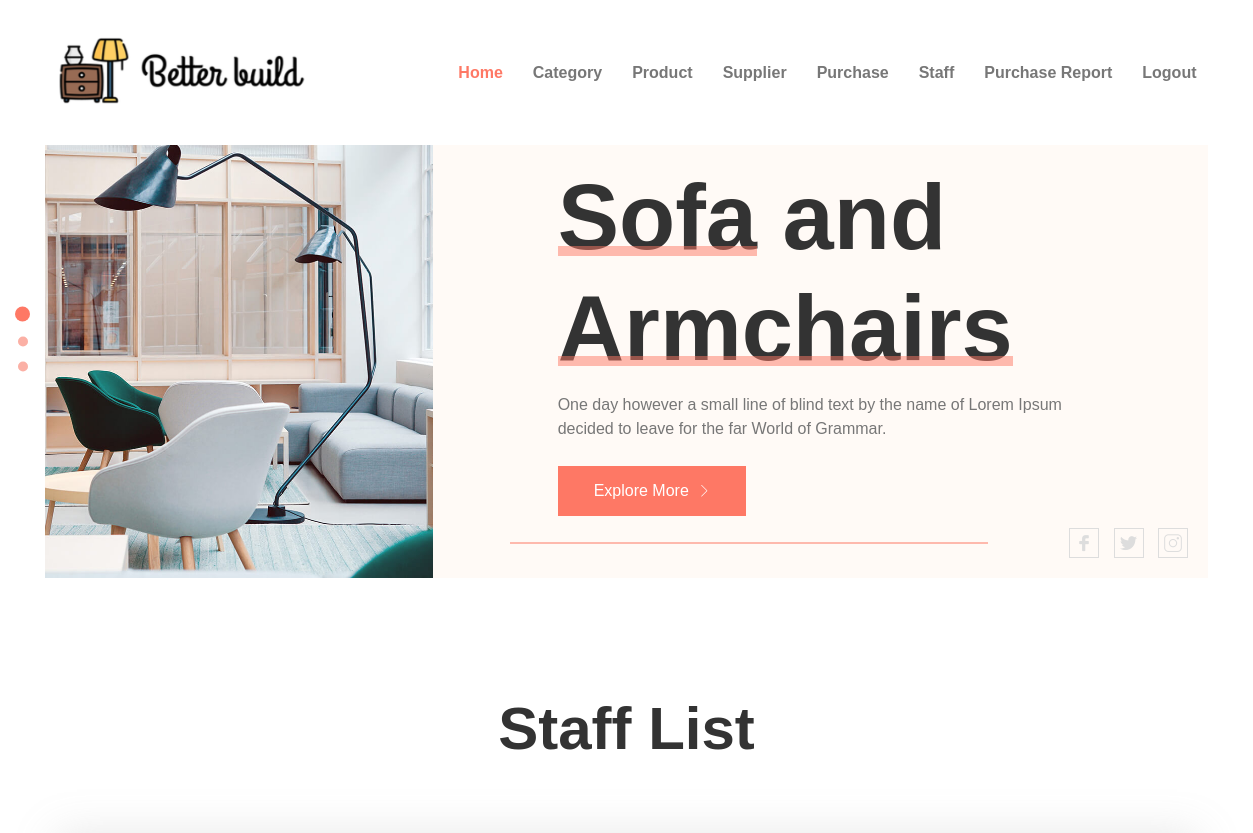
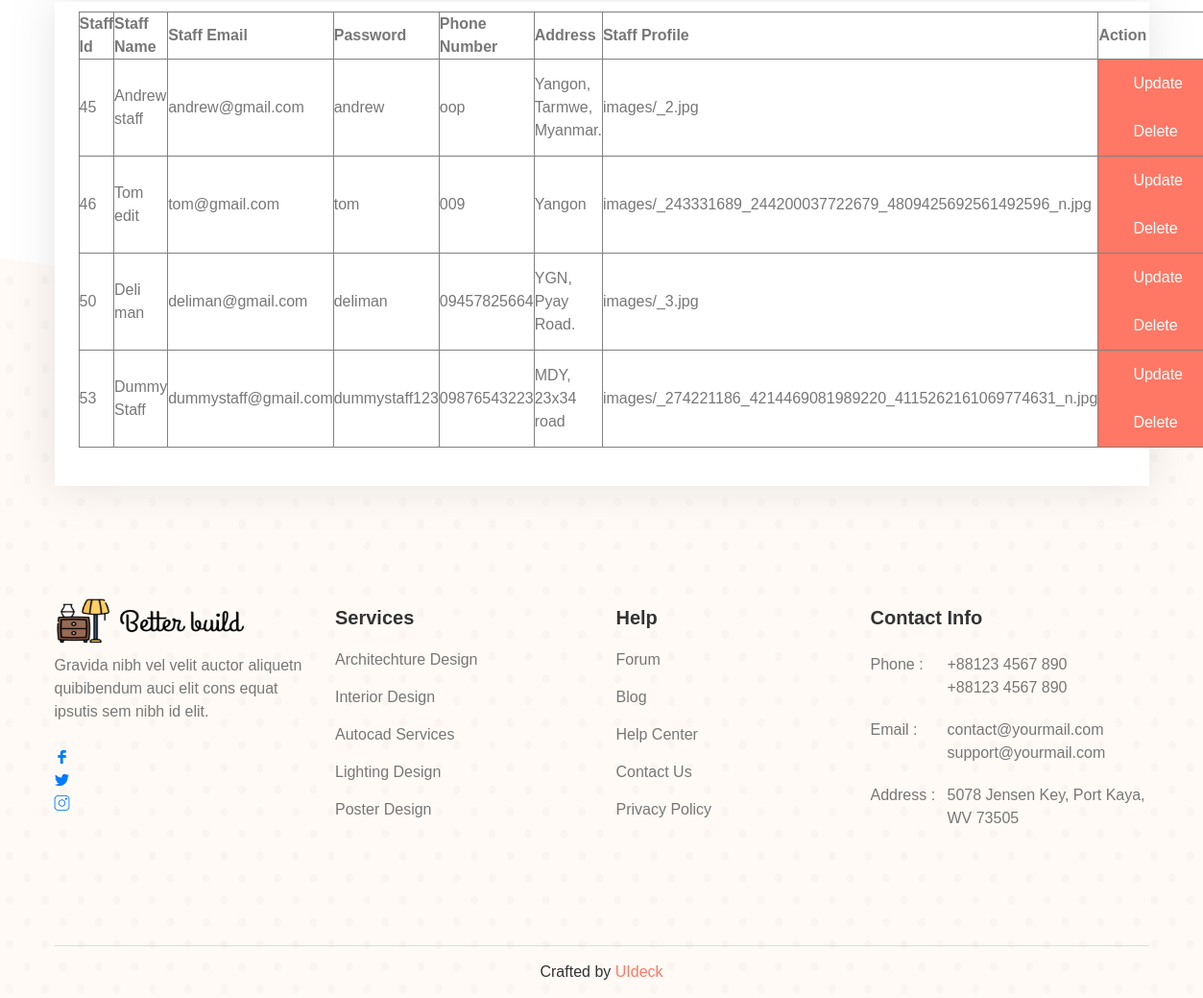
Page /High/stafflist.php on the committed database (2 pictures, top to bottom).
### tables this page shows
CREATE TABLE `staff` (
  `staffid` int(11) NOT NULL,
  `staffname` varchar(30) NOT NULL,
  `staffemail` varchar(30) NOT NULL,
  `password` varchar(30) NOT NULL,
  `phonenumber` varchar(50) NOT NULL,
  `address` varchar(100) NOT NULL,
  `staffrole` varchar(100) NOT NULL,
  `staffskill` varchar(500) NOT NULL,
  `staffprofile` text NOT NULL
);

### High/stafflist.php (the view, shortened to what this page needs)
<?php
include('connect.php');
include('header.php');
$select = "SELECT * FROM staff";
$query = mysqli_query($connection, $select);
$count = mysqli_num_rows($query);
if ($count > 0) {
?>
    <section id="contact" class="contact-area pt-115">
        <div class="container">
            <div class="row justify-content-center">
                <div class="col-lg-6">
                    <div class="contact-title text-center">
                        <h2 class="title">Staff List</h2>
                    </div>
                </div>
            </div>
            <div class="contact-box mt-70">
                <div class="row">
                    <div class="col-lg-12">
                        <div class="contact-form">
                            <form action="staff.php" method="post" data-toggle="validator">
                                <div class="row">
                                    <table border="1">
                                        <tr>
                                            <th>Staff Id</th>
                                            <th>Staff Name</th>
                                            <th>Staff Email</th>
                                            <th>Password</th>
                                            <th>Phone Number</th>
                                            <th>Address</th>
                                            <th>Staff Profile</th>
                                            <th>Action</th>
                                        </tr>
                                        <?php
                                        for ($i = 0; $i < $count; $i++) {
                                            $data = mysqli_fetch_array($query);
                                            $staffid = $data['staffid'];
                                        ?>
                                            <tr>
                                                <td><?php echo $data['staffid']; ?></td>
                                                <td><?php echo $data['staffname']; ?></td>
                                                <td><?php echo $data['staffemail']; ?></td>
                                                <td><?php echo $data['password']; ?></td>
                                                <td><?php echo $data['phonenumber']; ?></td>
                                                <td><?php echo $data['address']; ?></td>
                                                <td><?php echo $data['staffprofile']; ?></td>
                                                <td>
                                                <?php
                                                echo "<a href='updatestaff.php?sid= $staffid' class='main-btn'> Update </a>
                                                    <a href='deletestaff.php?sid= $staffid' class='main-btn'> Delete </a>
                                                </td>
                                            </tr> ";
                                            }
                                                ?>
                                    </table>
                                <?php
                            }
                                ?>
                                </div>
                            </form>
                        </div>
                    </div>
                </div>
            </div>
        </div>
    </section>
    <?php
    include('footer.php');
    ?>
    </body>
    </html>

### High/header.php (shortened to what this page needs)
<!doctype html>
<html lang="en">
<head>
    <link rel="stylesheet" href="assets/css/bootstrap.min.css">
    <link rel="stylesheet" href="assets/css/animate.css">
    <link rel="stylesheet" href="assets/css/magnific-popup.css">
    <link rel="stylesheet" href="assets/css/slick.css">
    <link rel="stylesheet" href="assets/css/LineIcons.css">
    <link rel="stylesheet" href="assets/css/default.css">
    <link rel="stylesheet" href="assets/css/style.css">
    <link rel="stylesheet" href="assets/css/responsive.cube1ss">
</head>
<body>
    <header class="header-area">
        <div class="container">
            <div class="row">
                <div class="col-lg-12">
                    <nav class="navbar navbar-expand-lg">
                        <a class="navbar-brand" href="index.html">
                            <img src="assets/images/logohead.png" width="250" height="70" alt="Logo">
                        </a>
                        <div class="collapse navbar-collapse" id="navbarSupportedContent">
                            <ul id="nav" class="navbar-nav ml-auto">
                                <li class="nav-item active">
                                    <a data-scroll-nav="0" href="#home">Home</a>
                                </li>
                                <li class="nav-item">
                                    <a data-scroll-nav="0" href="category.php">Category</a>
                                </li>
                                <li class="nav-item">
                                    <a data-scroll-nav="0" href="product.php">Product</a>
                                </li>
                                <li class="nav-item">
                                    <a data-scroll-nav="0" href="supplier.php">Supplier</a>
                                </li>
                                <li class="nav-item">
                                    <a data-scroll-nav="0" href="purchase.php">Purchase</a>
                                </li>
                                <li class="nav-item">
                                    <a data-scroll-nav="0" href="staff.php">Staff</a>
                                </li>
                                <li class="nav-item">
                                    <a data-scroll-nav="0" href="purchasereport.php">Purchase Report</a>
                                </li>
                                <li class="nav-item">
                                    <a data-scroll-nav="0" href="LogOut.php">Logout</a>
                                </li>
                            </ul>
                        </div>
                    </nav>
                </div>
            </div>
        </div>
    </header>
    <section id="home" class="slider-area pt-100">
        <div class="container-fluid position-relative">
            <div class="slider-active">
                <div class="single-slider">
                    <div class="slider-bg">
                        <div class="row no-gutters align-items-center ">
                            <div class="col-lg-4 col-md-5">
                                <div class="slider-product-image d-none d-md-block">
                                    <img src="assets/images/slider/1.jpg" alt="Slider">
                                </div>
                            </div>
                            <div class="col-lg-8 col-md-7">
                                <div class="slider-product-content">
                                    <h1 class="slider-title mb-10" data-animation="fadeInUp" data-delay="0.3s"><span>Sofa</span> and <span>Armchairs</span></h1>
                                    <p class="mb-25" data-animation="fadeInUp" data-delay="0.9s">One day however a small line of blind text by the name of Lorem Ipsum <br> decided to leave for the far World of Grammar.</p>
                                    <a class="main-btn" href="#" data-animation="fadeInUp" data-delay="1.5s">Explore More <i class="lni-chevron-right"></i></a>
                                </div>
                            </div>
                        </div>
                    </div>
                </div>
            </div>
            <div class="slider-social">
                <div class="row justify-content-end">
                    <div class="col-lg-7 col-md-6">
                        <ul class="social text-right">
                            <li><a href="#"><i class="lni-facebook-filled"></i></a></li>
                            <li><a href="#"><i class="lni-twitter-original"></i></a></li>
                            <li><a href="#"><i class="lni-instagram"></i></a></li>
                        </ul>
                    </div>
                </div>
            </div>
        </div>
    </section>

### High/footer.php (shortened to what this page needs)
<section id="footer" class="footer-area">
    <div class="container">
        <div class="footer-widget pt-75 pb-120">
            <div class="row">
                <div class="col-lg-3 col-md-5 col-sm-7">
                    <div class="footPer-logo mt-40">
                        <a href="#">
                            <img src="assets/images/logofoot.png"
                        width="200"
                        height="50"
                             alt="Logo">
                        </a>
                        <p class="mt-10">Gravida nibh vel velit auctor aliquetn quibibendum auci elit cons equat ipsutis sem nibh id elit.</p>
                        <ul class="footer-social mt-25">
                            <li><a href="#"><i class="lni-facebook-filled"></i></a></li>
                            <li><a href="#"><i class="lni-twitter-original"></i></a></li>
                            <li><a href="#"><i class="lni-instagram"></i></a></li>
                        </ul>
                    </div>
                </div>
                <div class="col-lg-3 col-md-4 col-sm-5">
                    <div class="footer-link mt-50">
                        <h5 class="f-title">Services</h5>
                        <ul>
                            <li><a href="#">Architechture Design</a></li>
                            <li><a href="#">Interior Design</a></li>
                            <li><a href="#">Autocad Services</a></li>
                            <li><a href="#">Lighting Design</a></li>
                            <li><a href="#">Poster Design</a></li>
                        </ul>
                    </div>
                </div>
                <div class="col-lg-2 col-md-3 col-sm-5">
                    <div class="footer-link mt-50">
                        <h5 class="f-title">Help</h5>
                        <ul>
                            <li><a href="#">Forum</a></li>
                            <li><a href="#">Blog</a></li>
                            <li><a href="#">Help Center</a></li>
                            <li><a href="#">Contact Us</a></li>
                            <li><a href="#">Privacy Policy</a></li>
                        </ul>
                    </div>
                </div>
                <div class="col-lg-4 col-md-5 col-sm-7">
                    <div class="footer-info mt-50">
                        <h5 class="f-title">Contact Info</h5>
                        <ul>
                            <li>
                                <div class="single-footer-info mt-20">
                                    <span>Phone :</span>
                                    <div class="footer-info-content">
                                        <p>+88123 4567 890</p>
                                        <p>+88123 4567 890</p>
                                    </div>
                                </div>
                            </li>
                            <li>
                                <div class="single-footer-info mt-20">
                                    <span>Email :</span>
                                    <div class="footer-info-content">
                                        <p>contact@yourmail.com</p>
                                        <p>support@yourmail.com</p>
                                    </div>
                                </div>
                            </li>
                            <li>
                                <div class="single-footer-info mt-20">
                                    <span>Address :</span>
                                    <div class="footer-info-content">
                                        <p>5078 Jensen Key, Port Kaya, WV 73505</p>
                                    </div>
                                </div>
                            </li>
                        </ul>
                    </div>
                </div>
            </div>
        </div>
        <div class="footer-copyright pt-15 pb-15">
            <div class="row">
                <div class="col-lg-12">
                    <div class="copyright text-center">
                        <p>Crafted by <a href="https://uideck.com" rel="nofollow">UIdeck</a></p>
                    </div>
                </div>
            </div>
        </div>
    </div>
</section>

### High/assets/css/default.css (style rules this page uses)
.mt-10 { margin-top: 10px; }
.mt-20 { margin-top: 20px; }
.mt-25 { margin-top: 25px; }
.mt-40 { margin-top: 40px; }
.mt-50 { margin-top: 50px; }
.mt-70 { margin-top: 70px; }
.mb-10 { margin-bottom: 10px; }
.mb-25 { margin-bottom: 25px; }
.pt-15 { padding-top: 15px; }
.pt-75 { padding-top: 75px; }
.pt-100 { padding-top: 100px; }
.pt-115 { padding-top: 115px; }
.pb-15 { padding-bottom: 15px; }
.pb-120 { padding-bottom: 120px; }

### rows in the picture
staff: staffid "45", staffname "Andrew staff", staffemail "andrew@gmail.com", password "andrew", phonenumber "oop", address "Yangon, Tarmwe, Myanmar.", staffprofile "images/_2.jpg"
staff: staffid "46", staffname "Tom edit", staffemail "tom@gmail.com", password "tom", phonenumber "009", address "Yangon", staffprofile "images/_243331689_244200037722679_4809425692561492596_n.jpg"
staff: staffid "50", staffname "Deli man", staffemail "deliman@gmail.com", password "deliman", phonenumber "09457825664", address "YGN, Pyay Road.", staffprofile "images/_3.jpg"
staff: staffid "53", staffname "Dummy Staff", staffemail "dummystaff@gmail.com", password "dummystaff123", phonenumber "09876543223", address "MDY, 23x34 road", staffprofile "images/_274221186_4214469081989220_4115262161069774631_n.jpg"
